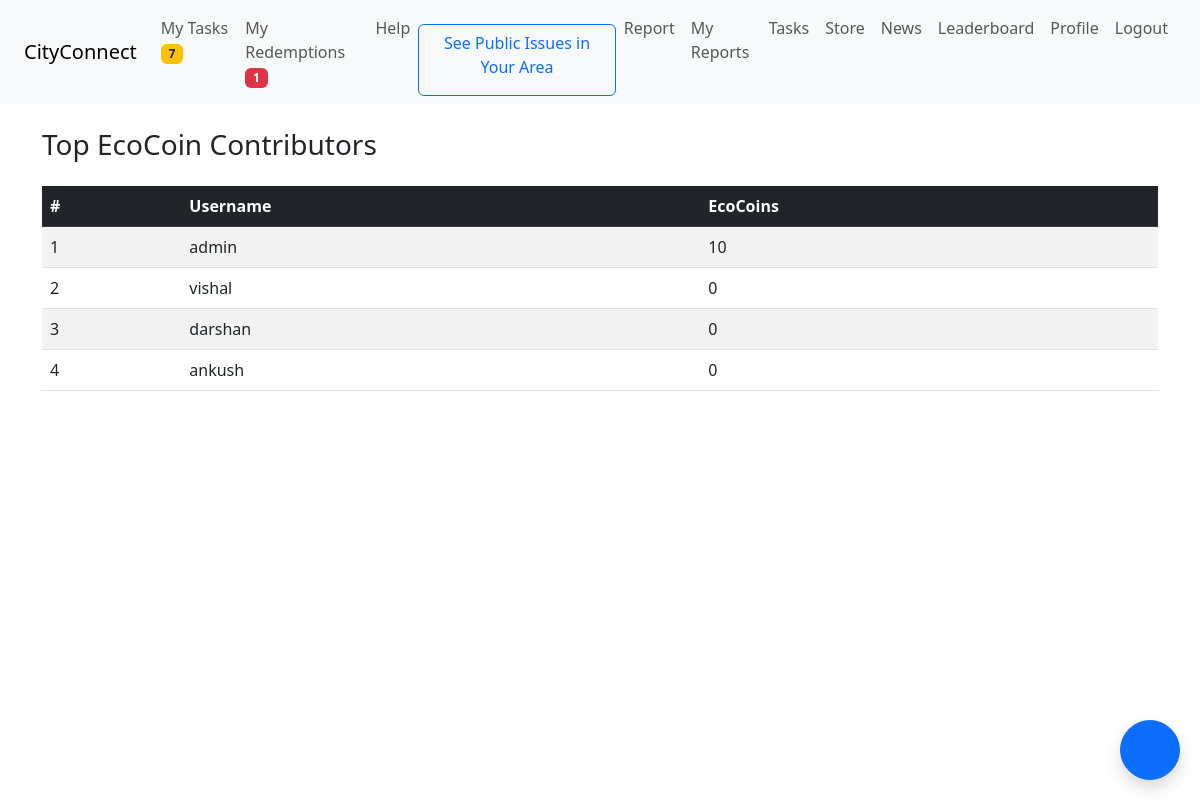
Page /leaderboard/ (signed in) on the earlier database version.
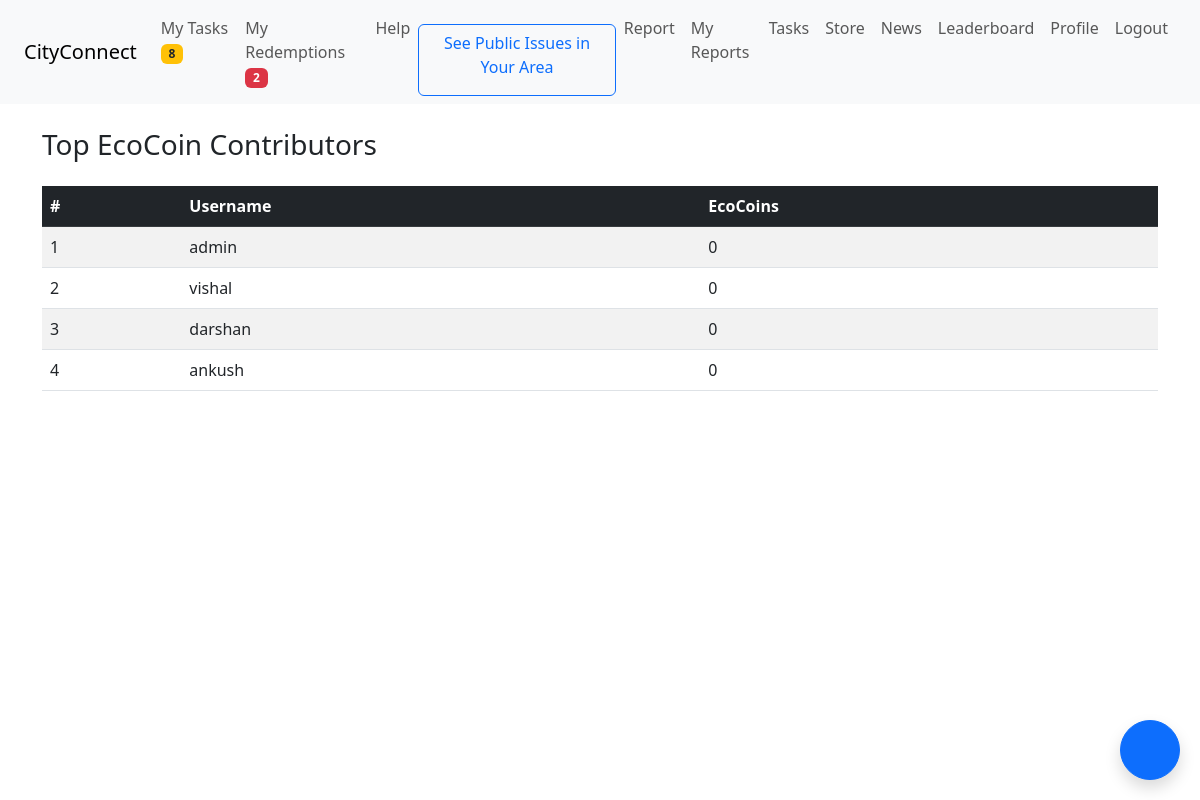
Same page on the later database version.
### core/models.py (models this page shows, shortened)
class User(AbstractUser):
    ROLE_CHOICES = (
        ('citizen', 'Citizen'),
        ('admin', 'Admin'),
    )
    role = models.CharField(max_length=10, choices=ROLE_CHOICES, default='citizen')
    eco_coins = models.PositiveIntegerField(default=0)
    area = models.CharField(max_length=100, blank=True)

### core/views.py (the view)
# urls.py: path('leaderboard/', views.leaderboard, name='leaderboard'),
@login_required
def leaderboard(request):
    User = get_user_model()
    top_users = User.objects.filter(role='citizen').order_by('-eco_coins')[:10]
    return render(request, 'core/leaderboard.html', {'top_users': top_users})

### core/context_processors.py (called while the page is built)
def notification_counts(request):
    if request.user.is_authenticated:
        pending_tasks = Task.objects.filter(user=request.user, is_verified=False).count()
        pending_redemptions = Redemption.objects.filter(user=request.user, status='Pending').count()
    else:
        pending_tasks = 0
        pending_redemptions = 0
    return {
        'pending_tasks': pending_tasks,
        'pending_redemptions': pending_redemptions,
    }

### core/templates/core/leaderboard.html (shortened to what this page needs)
{% extends 'core/base.html' %}
{% block content %}
<h3>Top EcoCoin Contributors</h3>
<table class="table table-striped mt-4">
  <thead class="table-dark">
    <tr>
      <th>#</th>
      <th>Username</th>
      <th>EcoCoins</th>
    </tr>
  </thead>
  <tbody>
    {% for user in top_users %}
    <tr>
      <td>{{ forloop.counter }}</td>
      <td>{{ user.username }}</td>
      <td>{{ user.eco_coins }}</td>
    </tr>
    {% empty %}
    <tr>
      <td colspan="3">No data available.</td>
    </tr>
    {% endfor %}
  </tbody>
</table>
{% endblock %}

Differences in the rows shown:
changed User "admin": eco_coins "10" → "0"
Other differences:
{{ pending_tasks }}: "7" → "8"
{{ pending_redemptions }}: "1" → "2"
